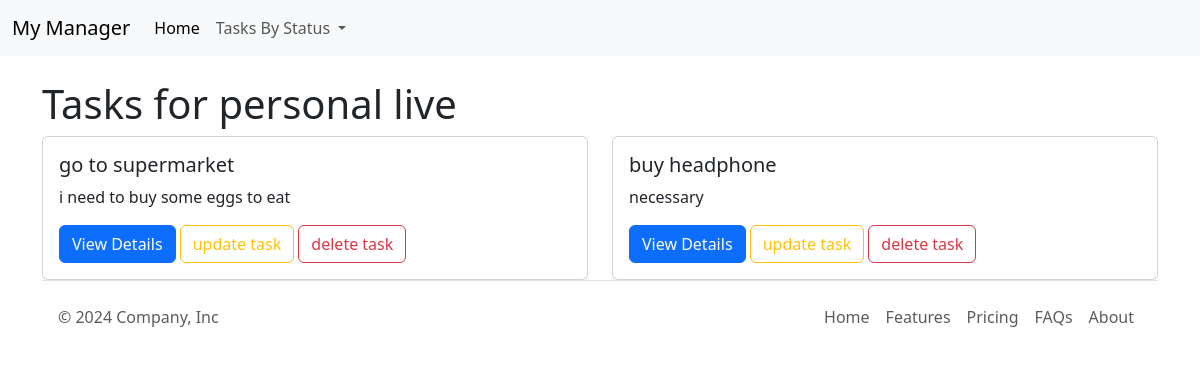
The page /todo/1/ on the database its author committed.
### main/models.py (models this page shows, shortened)
class TODO (models.Model):
    name = models.CharField(max_length= 50 , unique=True , )
    description = models.TextField(null = True , blank=True)
    Deadline = models.DateField ()

class Task(models.Model):
    STATUS_CHOICES = [
        ('PENDING' , 'PENDING'),
        ('IN PROGRESS' , 'IN PROGRESS'),
        ('COMPLETED' , 'COMPLETED'),
    ]
    title=models.CharField(max_length = 100)
    description = models.TextField()
    status = models.CharField(max_length = 12 , choices = STATUS_CHOICES , default = 'PENDING')
    due_date = models.DateField(null= True , blank=True)
    priority = models.IntegerField(validators=[MinValueValidator(1) , MaxValueValidator(10)] ,null= True , blank= True)
    created_at = models.DateTimeField(auto_now_add = True)
    updated_at = models.DateTimeField(auto_now_add = True)
    TODO = models.ForeignKey(TODO, on_delete=models.CASCADE )

### main/views.py (the view)
# urls.py: path('todo/<int:todo_id>/', tasks_by_todo, name='todo_tasks'),
def tasks_by_todo(request, todo_id):
    todo = get_object_or_404(TODO, id=todo_id)
    tasks = Task.objects.filter(TODO=todo)
    context = {'todo': todo, 'tasks': tasks}
    return render(request, 'main/todo_tasks.html', context)

### main/templates/main/todo_tasks.html (shortened to what this page needs)
{% extends "main/base.html" %}
{% block content %}
<div class="container mt-4">
    <h1>Tasks for {{ todo.name }}</h1>
    <div class="row row-cols-1 row-cols-md-2 g-4">
        {% for task in tasks %}
        <div class="col">
            <div class="card">
                <div class="card-body">
                    <h5 class="card-title">{{ task.title }}</h5>
                    <p class="card-text">{{ task.description }}</p>
                    <a href="{% url 'detail' task.id %}" class="btn btn-primary">View Details</a>
                    <a href="{% url 'update-task' task.id %}" class="btn btn-outline-warning">update task</a>
                    <a href="{% url 'delete-task' task.id %}" class="btn btn-outline-danger">delete task</a>
                </div>
            </div>
        </div>
        {% empty %}
        <div class="col">
            <p>No tasks found for this TODO.</p>
        </div>
        {% endfor %}
    </div>
</div>
{% endblock %}

### rows shown on the page
TODO: name "personal live"
Task: title "go to supermarket", description "i need to buy some eggs to eat"
Task: title "buy headphone", description "necessary"
